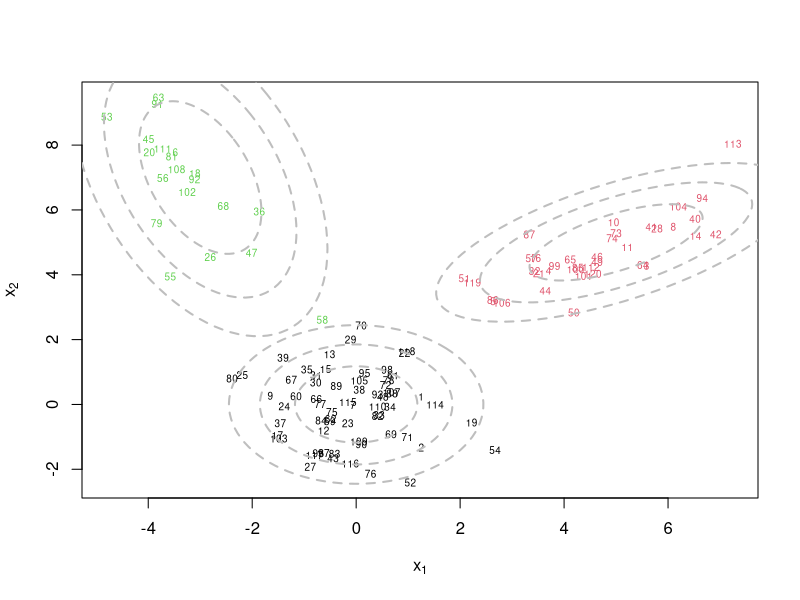
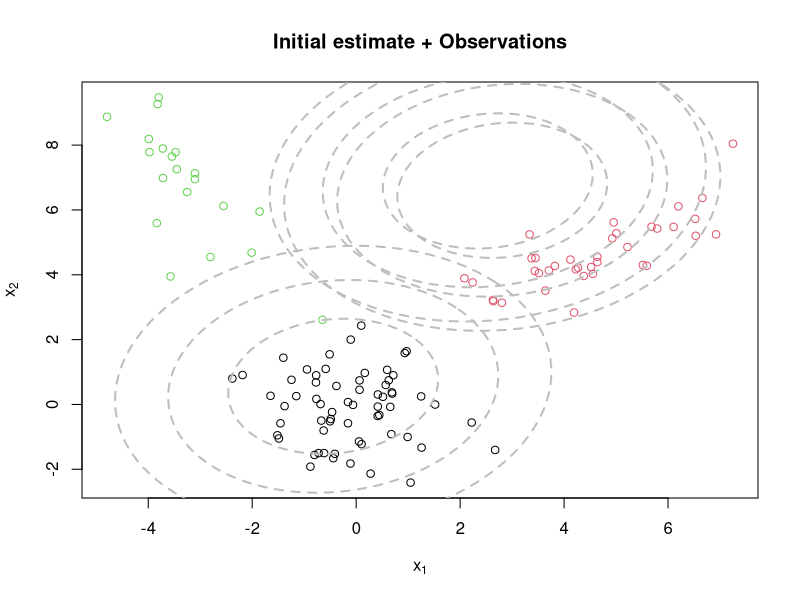
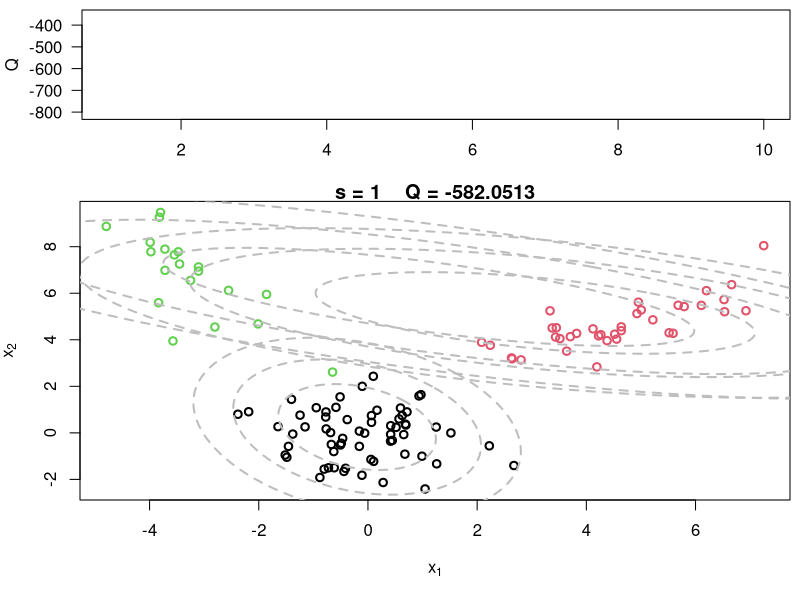
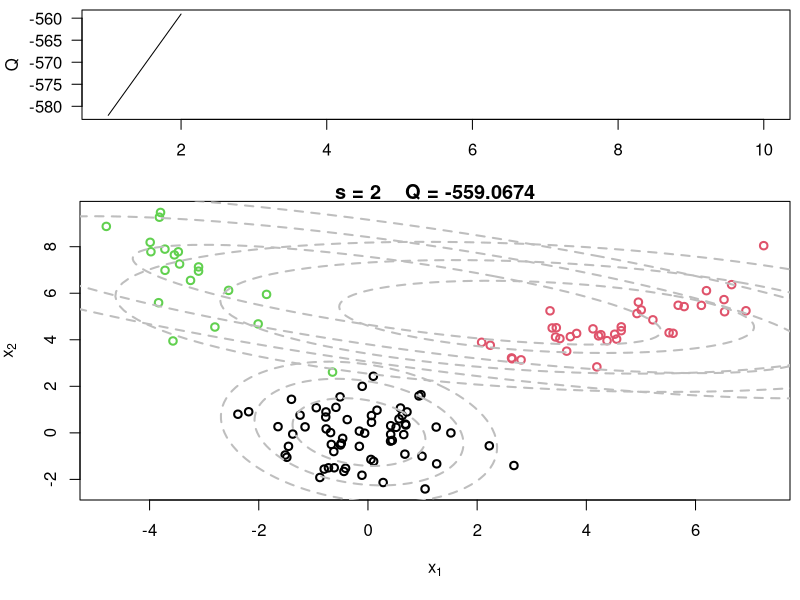
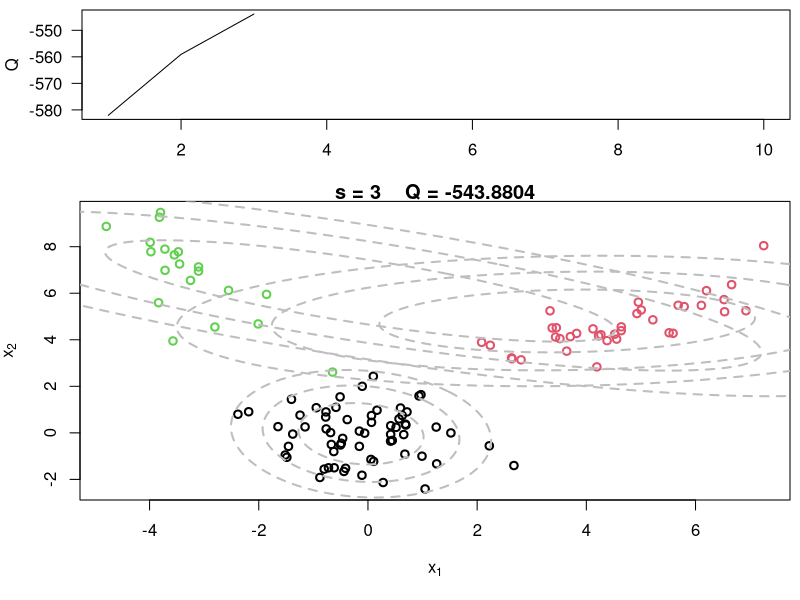
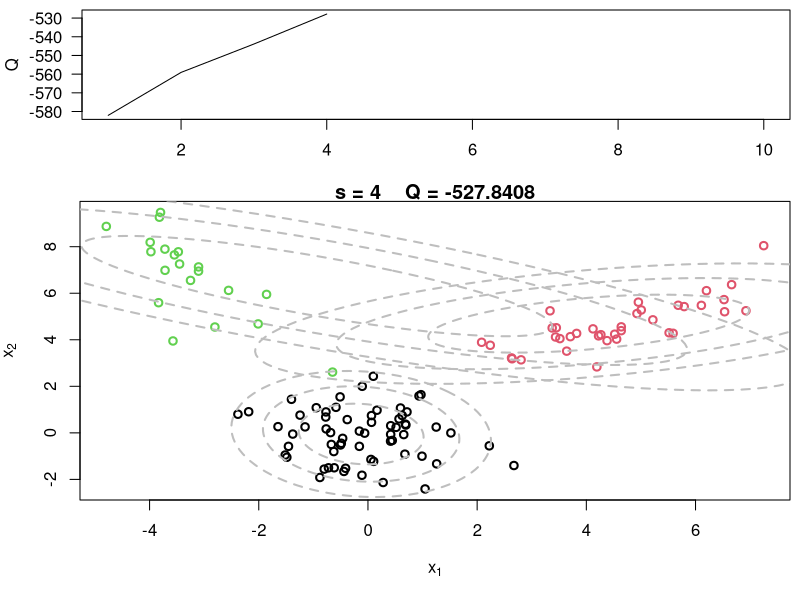
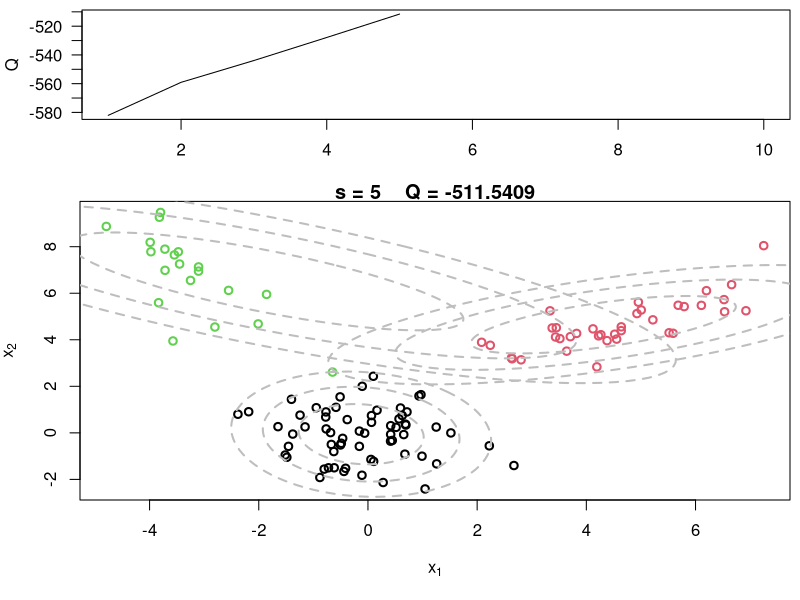
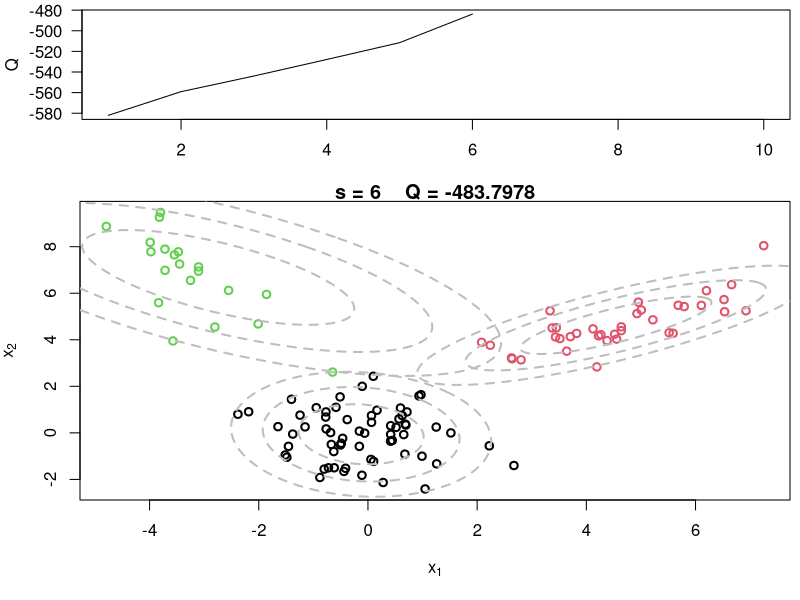

These charts were generated, in order, by the following R code:
#### Example of an EM algorithm for fitting a mixtures of K p-variate Gaussian components
#### The algorithm is tested using simulated data

## Clear the environment and load required libraries
rm(list=ls())
library(mvtnorm)    # Multivariate normals are not default in R
library(ellipse)    # Required for plotting
set.seed(63252)     # For reproducibility

## Generate data from a mixture with 3 components
KK      = 3
p       = 2
w.true = c(0.5,0.3,0.2)  # True weights associated with the components
mu.true     = array(0, dim=c(KK,p))
mu.true[1,] = c(0,0)   #True mean for the first component
mu.true[2,] = c(5,5)   #True mean for the second component
mu.true[3,] = c(-3,7)   #True mean for the third component
Sigma.true      = array(0, dim=c(KK,p,p))
Sigma.true[1,,] = matrix(c(1,0,0,1),p,p)   #True variance for the first component
Sigma.true[2,,] = matrix(c(2,0.9,0.9,1),p,p)   #True variance for the second component
Sigma.true[3,,] = matrix(c(1,-0.9,-0.9,4),p,p)   #True variance for the third component
n  = 120
cc = sample(1:3, n, replace=T, prob=w.true)
x  = array(0, dim=c(n,p))
for(i in 1:n){
  x[i,] = rmvnorm(1, mu.true[cc[i],], Sigma.true[cc[i],,])
}

par(mfrow=c(1,1))
plot(x[,1], x[,2], col=cc, type="n", xlab=expression(x[1]), ylab=expression(x[2]))
text(x[,1], x[,2], seq(1,n), col=cc, cex=0.6)
for(k in 1:KK){
  lines(ellipse(x=Sigma.true[k,,], centre=mu.true[k,], level=0.50), col="grey", lty=2, lwd=2)
  lines(ellipse(x=Sigma.true[k,,], centre=mu.true[k,], level=0.82), col="grey", lty=2, lwd=2)
  lines(ellipse(x=Sigma.true[k,,], centre=mu.true[k,], level=0.95), col="grey", lty=2, lwd=2)
}
#title(main="Data + True Components")


### Run the EM algorithm
## Initialize the parameters
w   = rep(1,KK)/KK  #Assign equal weight to each component to start with
mu  = rmvnorm(KK, apply(x,2,mean), var(x))   #RandomCluster centers randomly spread over the support of the data
Sigma      = array(0, dim=c(KK,p,p))  #Initial variances are assumed to be the same
Sigma[1,,] = var(x)/KK  
Sigma[2,,] = var(x)/KK
Sigma[3,,] = var(x)/KK

par(mfrow=c(1,1))
plot(x[,1], x[,2], col=cc, xlab=expression(x[1]), ylab=expression(x[2]))
for(k in 1:KK){
  lines(ellipse(x=Sigma[k,,], centre=mu[k,], level=0.50), col="grey", lty=2, lwd=2)
  lines(ellipse(x=Sigma[k,,], centre=mu[k,], level=0.82), col="grey", lty=2, lwd=2)
  lines(ellipse(x=Sigma[k,,], centre=mu[k,], level=0.95), col="grey", lty=2, lwd=2)
}
title(main="Initial estimate + Observations")

s       = 0
sw      = FALSE
QQ      = -Inf
QQ.out  = NULL
epsilon = 10^(-5)

while(!sw){
  ## E step
  v = array(0, dim=c(n,KK))
  for(k in 1:KK){
    v[,k] = log(w[k]) + dmvnorm(x, mu[k,], Sigma[k,,],log=TRUE)  #Compute the log of the weights
  }
  for(i in 1:n){
    v[i,] = exp(v[i,] - max(v[i,]))/sum(exp(v[i,] - max(v[i,])))  #Go from logs to actual weights in a numerically stable manner
  }
  
  ## M step
  w     = apply(v,2,mean)
  mu    = array(0, dim=c(KK, p))
  for(k in 1:KK){
    for(i in 1:n){
      mu[k,]    = mu[k,] + v[i,k]*x[i,]
    }
    mu[k,] = mu[k,]/sum(v[,k])
  }
  Sigma = array(0, dim=c(KK, p, p))
  for(k in 1:KK){
    for(i in 1:n){
      Sigma[k,,] = Sigma[k,,] + v[i,k]*(x[i,] - mu[k,])%*%t(x[i,] - mu[k,])
    }
    Sigma[k,,] = Sigma[k,,]/sum(v[,k])
  }
  
  ##Check convergence
  QQn = 0
  for(i in 1:n){
    for(k in 1:KK){
      QQn = QQn + v[i,k]*(log(w[k]) + dmvnorm(x[i,],mu[k,],Sigma[k,,],log=TRUE))
    }
  }
  if(abs(QQn-QQ)/abs(QQn)<epsilon){
    sw=TRUE
  }
  QQ = QQn
  QQ.out = c(QQ.out, QQ)
  s = s + 1
  print(paste(s, QQn))
  
  #Plot current components over data
  layout(matrix(c(1,2),2,1), widths=c(1,1), heights=c(1.3,3))
  par(mar=c(3.1,4.1,0.5,0.5))
  plot(QQ.out[1:s],type="l", xlim=c(1,max(10,s)), las=1, ylab="Q")
  
  par(mar=c(5,4,1,0.5))
  plot(x[,1], x[,2], col=cc, main=paste("s =",s,"   Q =", round(QQ.out[s],4)), 
       xlab=expression(x[1]), ylab=expression(x[2]), lwd=2)
  for(k in 1:KK){
    lines(ellipse(x=Sigma[k,,], centre=mu[k,], level=0.50), col="grey", lty=2, lwd=2)
    lines(ellipse(x=Sigma[k,,], centre=mu[k,], level=0.82), col="grey", lty=2, lwd=2)
    lines(ellipse(x=Sigma[k,,], centre=mu[k,], level=0.95), col="grey", lty=2, lwd=2)
  }
}

#Plot current components over data
layout(matrix(c(1,2),2,1), widths=c(1,1), heights=c(1.3,3))
par(mar=c(3.1,4.1,0.5,0.5))
plot(QQ.out[1:s],type="l", xlim=c(1,max(10,s)), las=1, ylab="Q", lwd=2)

par(mar=c(5,4,1,0.5))
plot(x[,1], x[,2], col=cc, main=paste("s =",s,"   Q =", round(QQ.out[s],4)), xlab=expression(x[1]), ylab=expression(x[2]))
for(k in 1:KK){
  lines(ellipse(x=Sigma[k,,], centre=mu[k,], level=0.50), col="grey", lty=2, lwd=2)
  lines(ellipse(x=Sigma[k,,], centre=mu[k,], level=0.82), col="grey", lty=2, lwd=2)
  lines(ellipse(x=Sigma[k,,], centre=mu[k,], level=0.95), col="grey", lty=2, lwd=2)
}
